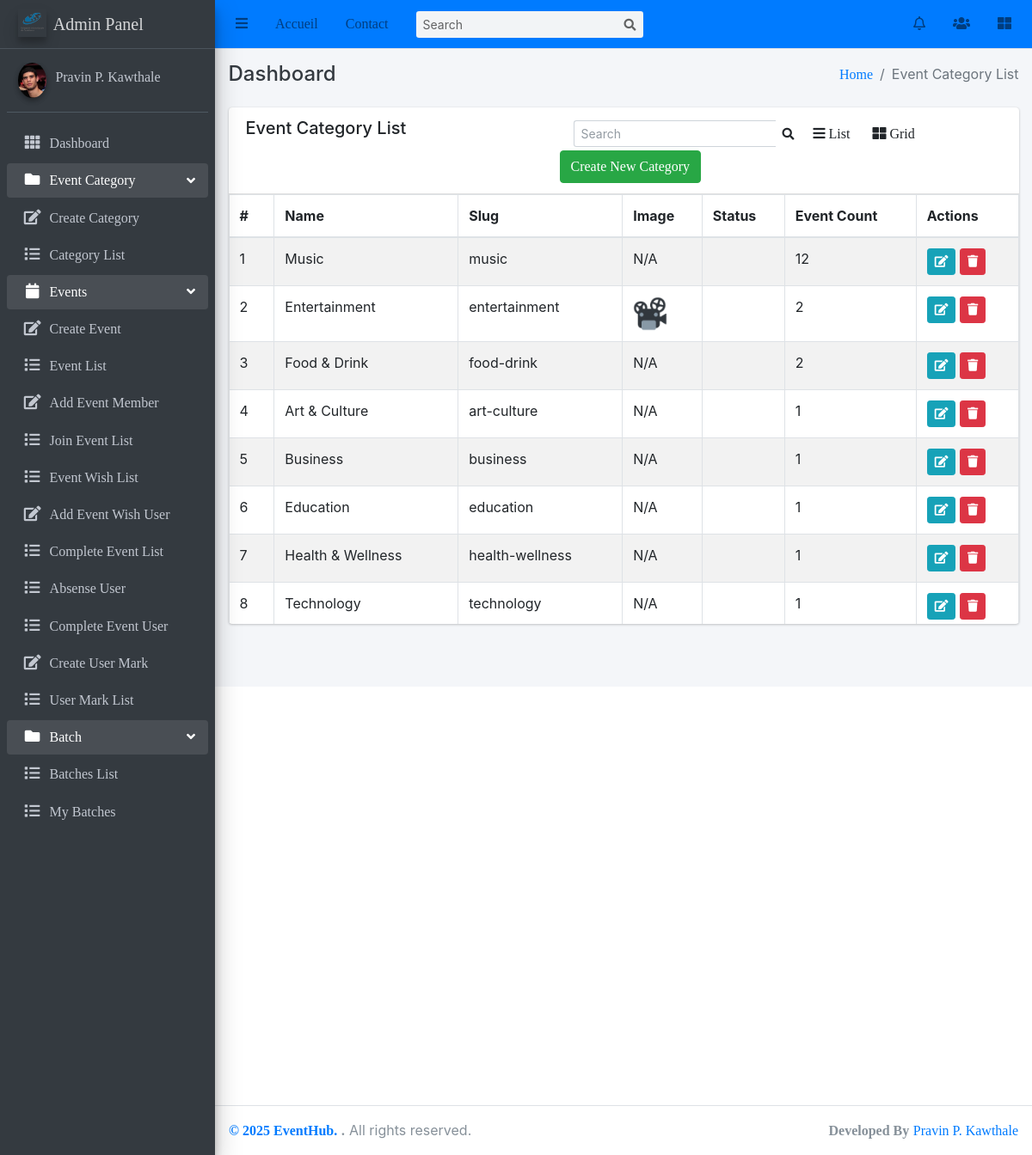
/Events/categories/, run on the app's committed database.
### Event/models.py (models this page shows, shortened)
class Category(models.Model):
    name = models.CharField(max_length=100, unique=True)
    description = models.TextField(blank=True)
    slug = models.SlugField(unique=True, blank=True)
    favicon = models.ImageField(upload_to='category_favicons/', null=True, blank=True)

### Event/views.py (the view)
# urls.py: path('categories/', views.CategoryList.as_view(), name='category_list'),
class CategoryList(ListView):
    model=Category
    template_name='Event/category_list.html'
    context_object_name='categories'
    def get_queryset(self):
        return Category.objects.annotate(
            event_count=Count('events')  # renamed from popularity
        ).order_by('-event_count')

### user/context_processors.py (called while the page is built)
def notifications(request):
    if request.user.is_authenticated:
        navbar_notifications = Notification.objects.filter(
            receiver=request.user
        ).order_by('-timestamp')[:5]  # latest 5 notifications
        navbar_unread_count = Notification.objects.filter(
            receiver=request.user,
            is_read=False
        ).count()
    else:
        navbar_notifications = []
        navbar_unread_count = 0
    return {
        'navbar_notifications': navbar_notifications,
        'navbar_unread_count': navbar_unread_count
    }

### templates/Event/category_list.html (shortened to what this page needs)
{% extends 'base/base.html' %}
{% block breadcrumb %}Event Category List{% endblock breadcrumb %}
{% block content %}
<div class="row">
    <div class="col-md-12">
        <div class="card">
            <div class="card-header">
                <div class="row">
                    <div class="col-md-5">
                        <h5>Event Category List</h5>
                    </div>
                    <div class="col-md-7">
                        <div class="row">
                            <form class="form-inline ml-3" action="{% url 'category_list' %}" method="POST">
                                <div class="input-group input-group-sm">
                                    <input class="form-control form-control-navbar" name="search" type="search" placeholder="Search" aria-label="Search">
                                    <div class="input-group-append">
                                        <button class="btn btn-navbar" type="submit">
                                            <i class="fas fa-search"></i>
                                        </button>
                                    </div>
                                </div>
                            </form>
                            <a class="btn" onclick="listView()"><i class="fa fa-bars"></i> List</a>
                            <a class="btn active" onclick="gridView()"><i class="fa fa-th-large"></i> Grid</a>
                            <a class="btn btn-success" href="{% url 'create_category' %}">Create New Category</a>
                        </div>
                    </div>
                </div>
            </div>
            <div class="card-body" style="padding: 0;">
                <div style="max-height: 500px; overflow-y: auto;">
                    <table class="table table-striped table-bordered dataTable" role="grid" style="border-collapse: collapse !important; width: 100%;">
                        <thead style="position: sticky; top: 0; background-color: #fff; z-index: 1;">
                            <tr role="row">
                                <th>#</th>
                                <th>Name</th>
                                <th>Slug</th>
                                <th class='ctg_image'>Image</th>
                                <th>Status</th>
                                <th>Event Count</th>
                                <th>Actions</th>
                            </tr>
                        </thead>
                        <tbody>
                            {% for category in categories %}
                              <tr>
                                  <td>{{ forloop.counter }}</td>
                                  <td>{{ category.name }}</td>
                                  <td>{{ category.slug }}</td>
                                  <td class="ctg_image">
                                    {% if category.favicon %}
                                      <img class="ctg_image" src="{{ category.favicon.url }}" alt="Favicon" height="40px">
                                    {% else %}
                                      N/A
                                    {% endif %}
                                  </td>
                                  <td>{{ category.status }}</td>
                                  <td>{{ category.event_count }}</td>
                                  <td>
                                      <a class="btn btn-info btn-sm" href="{% url 'category_update' category.pk %}">
                                          <i class="fa fa-edit"></i>
                                      </a>
                                      <a class="btn btn-danger btn-sm" href="{% url 'category_delete' category.pk %}">
                                          <i class="fa fa-trash"></i>
                                      </a>
                                  </td>
                              </tr>
                            {% empty %}
                              <tr>
                                  <td colspan="7" class="text-center">No categories found.</td>
                              </tr>
                            {% endfor %}
                        </tbody>
                    </table>
                </div>
            </div>
        </div>
    </div>
</div>
{% endblock content %}

### data on the page
Category: name "Music", slug "music", favicon "N/A", event_count "12"
Category: name "Entertainment", slug "entertainment", favicon (picture), event_count "2"
Category: name "Food & Drink", slug "food-drink", favicon "N/A", event_count "2"
Category: name "Art & Culture", slug "art-culture", favicon "N/A", event_count "1"
Category: name "Business", slug "business", favicon "N/A", event_count "1"
Category: name "Education", slug "education", favicon "N/A", event_count "1"
Category: name "Health & Wellness", slug "health-wellness", favicon "N/A", event_count "1"
Category: name "Technology", slug "technology", favicon "N/A", event_count "1"
